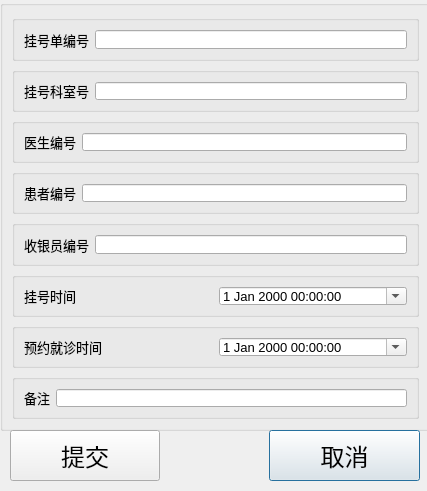
<?xml version="1.0" encoding="UTF-8"?>
<ui version="4.0">
 <class>Dialog</class>
 <widget class="QDialog" name="Dialog">
  <property name="geometry">
   <rect>
    <x>0</x>
    <y>0</y>
    <width>427</width>
    <height>491</height>
   </rect>
  </property>
  <property name="windowTitle">
   <string>Dialog</string>
  </property>
  <widget class="QGroupBox" name="groupBox_total">
   <property name="geometry">
    <rect>
     <x>0</x>
     <y>0</y>
     <width>431</width>
     <height>431</height>
    </rect>
   </property>
   <property name="font">
    <font>
     <pointsize>10</pointsize>
    </font>
   </property>
   <property name="title">
    <string/>
   </property>
   <layout class="QVBoxLayout" name="verticalLayout">
    <item>
     <widget class="QGroupBox" name="groupBox_rfno">
      <property name="font">
       <font>
        <pointsize>10</pointsize>
       </font>
      </property>
      <property name="title">
       <string/>
      </property>
      <layout class="QHBoxLayout" name="horizontalLayout">
       <item>
        <widget class="QLabel" name="label_rfno">
         <property name="font">
          <font>
           <pointsize>10</pointsize>
          </font>
         </property>
         <property name="text">
          <string>挂号单编号</string>
         </property>
        </widget>
       </item>
       <item>
        <widget class="QLineEdit" name="lineEdit_rfno">
         <property name="font">
          <font>
           <pointsize>10</pointsize>
          </font>
         </property>
        </widget>
       </item>
      </layout>
     </widget>
    </item>
    <item>
     <widget class="QGroupBox" name="groupBox_rfdept">
      <property name="font">
       <font>
        <pointsize>10</pointsize>
       </font>
      </property>
      <property name="title">
       <string/>
      </property>
      <layout class="QHBoxLayout" name="horizontalLayout_4">
       <item>
        <widget class="QLabel" name="label_rfdept">
         <property name="font">
          <font>
           <pointsize>10</pointsize>
          </font>
         </property>
         <property name="text">
          <string>挂号科室号</string>
         </property>
        </widget>
       </item>
       <item>
        <widget class="QLineEdit" name="lineEdit_rfdept">
         <property name="font">
          <font>
           <pointsize>10</pointsize>
          </font>
         </property>
        </widget>
       </item>
      </layout>
     </widget>
    </item>
    <item>
     <widget class="QGroupBox" name="groupBox_rfdoctor">
      <property name="font">
       <font>
        <pointsize>10</pointsize>
       </font>
      </property>
      <property name="title">
       <string/>
      </property>
      <layout class="QHBoxLayout" name="horizontalLayout_2">
       <item>
        <widget class="QLabel" name="label_rfdoctor">
         <property name="font">
          <font>
           <pointsize>10</pointsize>
          </font>
         </property>
         <property name="text">
          <string>医生编号</string>
         </property>
        </widget>
       </item>
       <item>
        <widget class="QLineEdit" name="lineEdit_rfdoctor">
         <property name="font">
          <font>
           <pointsize>10</pointsize>
          </font>
         </property>
        </widget>
       </item>
      </layout>
     </widget>
    </item>
    <item>
     <widget class="QGroupBox" name="groupBox_rfpatient">
      <property name="font">
       <font>
        <pointsize>10</pointsize>
       </font>
      </property>
      <property name="title">
       <string/>
      </property>
      <layout class="QHBoxLayout" name="horizontalLayout_3">
       <item>
        <widget class="QLabel" name="label_rfpatient">
         <property name="font">
          <font>
           <pointsize>10</pointsize>
          </font>
         </property>
         <property name="text">
          <string>患者编号</string>
         </property>
        </widget>
       </item>
       <item>
        <widget class="QLineEdit" name="lineEdit_rfpatient">
         <property name="font">
          <font>
           <pointsize>10</pointsize>
          </font>
         </property>
        </widget>
       </item>
      </layout>
     </widget>
    </item>
    <item>
     <widget class="QGroupBox" name="groupBox_rfcashier">
      <property name="font">
       <font>
        <pointsize>10</pointsize>
       </font>
      </property>
      <property name="title">
       <string/>
      </property>
      <layout class="QHBoxLayout" name="horizontalLayout_5">
       <item>
        <widget class="QLabel" name="label_rfcashier">
         <property name="font">
          <font>
           <pointsize>10</pointsize>
          </font>
         </property>
         <property name="text">
          <string>收银员编号</string>
         </property>
        </widget>
       </item>
       <item>
        <widget class="QLineEdit" name="lineEdit_rfcashier">
         <property name="font">
          <font>
           <pointsize>10</pointsize>
          </font>
         </property>
        </widget>
       </item>
      </layout>
     </widget>
    </item>
    <item>
     <widget class="QGroupBox" name="groupBox_rftime">
      <property name="font">
       <font>
        <pointsize>10</pointsize>
       </font>
      </property>
      <property name="title">
       <string/>
      </property>
      <layout class="QHBoxLayout" name="horizontalLayout_6">
       <item>
        <widget class="QLabel" name="label_rftime">
         <property name="font">
          <font>
           <pointsize>10</pointsize>
          </font>
         </property>
         <property name="text">
          <string>挂号时间</string>
         </property>
        </widget>
       </item>
       <item>
        <widget class="QDateTimeEdit" name="dateTimeEdit_rftime">
         <property name="font">
          <font>
           <pointsize>10</pointsize>
          </font>
         </property>
         <property name="calendarPopup">
          <bool>true</bool>
         </property>
        </widget>
       </item>
      </layout>
     </widget>
    </item>
    <item>
     <widget class="QGroupBox" name="groupBox_rfvisittime">
      <property name="font">
       <font>
        <pointsize>10</pointsize>
       </font>
      </property>
      <property name="title">
       <string/>
      </property>
      <layout class="QHBoxLayout" name="horizontalLayout_7">
       <item>
        <widget class="QLabel" name="label_rfvisittime">
         <property name="font">
          <font>
           <pointsize>10</pointsize>
          </font>
         </property>
         <property name="text">
          <string>预约就诊时间</string>
         </property>
        </widget>
       </item>
       <item>
        <widget class="QDateTimeEdit" name="dateTimeEdit_rfvisittime">
         <property name="font">
          <font>
           <pointsize>10</pointsize>
          </font>
         </property>
         <property name="calendarPopup">
          <bool>true</bool>
         </property>
        </widget>
       </item>
      </layout>
     </widget>
    </item>
    <item>
     <widget class="QGroupBox" name="groupBox_ptno">
      <property name="font">
       <font>
        <pointsize>10</pointsize>
       </font>
      </property>
      <property name="title">
       <string/>
      </property>
      <layout class="QHBoxLayout" name="horizontalLayout_9">
       <item>
        <widget class="QLabel" name="label_rfnotes">
         <property name="font">
          <font>
           <pointsize>10</pointsize>
          </font>
         </property>
         <property name="text">
          <string>备注</string>
         </property>
        </widget>
       </item>
       <item>
        <widget class="QLineEdit" name="lineEdit_rfnotes">
         <property name="font">
          <font>
           <pointsize>10</pointsize>
          </font>
         </property>
        </widget>
       </item>
      </layout>
     </widget>
    </item>
   </layout>
  </widget>
  <widget class="QPushButton" name="pushButton_exit">
   <property name="geometry">
    <rect>
     <x>269</x>
     <y>430</y>
     <width>151</width>
     <height>51</height>
    </rect>
   </property>
   <property name="font">
    <font>
     <pointsize>18</pointsize>
    </font>
   </property>
   <property name="text">
    <string>取消</string>
   </property>
  </widget>
  <widget class="QPushButton" name="pushButton_submit">
   <property name="geometry">
    <rect>
     <x>10</x>
     <y>430</y>
     <width>150</width>
     <height>51</height>
    </rect>
   </property>
   <property name="font">
    <font>
     <pointsize>18</pointsize>
    </font>
   </property>
   <property name="text">
    <string>提交</string>
   </property>
  </widget>
 </widget>
 <resources/>
 <connections/>
</ui>
